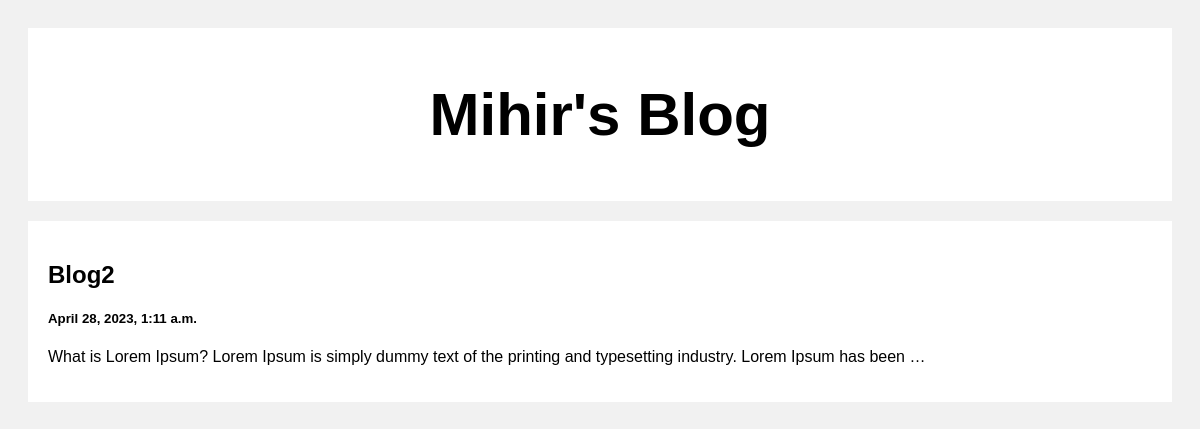
The page / on the database its author committed.
### posts/models.py (models this page shows)
class Post(models.Model):
    title = models.CharField(max_length=100)
    body = models.CharField(max_length=1000000)
    created_at = models.DateTimeField(default=datetime.now, blank=True)

### posts/views.py (the view)
# urls.py: path('',views.index, name='index'),
def index(request):
    posts = Post.objects.all()
    return render(request,'index.html',{'posts':posts})

### templates/index.html (shortened to what this page needs)
<!DOCTYPE html>
<html>
<head>
</head>
<body>
<div class="header">
  <h2>Mihir's Blog</h2>
</div>
<div class="row">
  <div class="leftcolumn">
    {% for post in posts reversed %}
    <div class="card">
      <a style="text-decoration: none; color: black;" href="/post/{{post.id}}">
        <h2>{{post.title}}</h2>
        <h5>{{post.created_at}}</h5>
        <p>{{post.body|truncatewords:20}}</p>
      </a>
    </div>
    {% endfor %}
  </div>
</div>
</body>
</html>

### templates/index.html (style rules this page uses)
* { box-sizing: border-box; }
body { font-family: Arial; padding: 20px; background: #f1f1f1; }
.header { padding: 2px; font-size: 40px; text-align: center; background: white; }
.leftcolumn { float: left; width: 100%; }
.card { background-color: white; padding: 20px; margin-top: 20px; }
.row:after { content: ""; display: table; clear: both; }

### rows shown on the page
Post: title "Blog2", created_at "April 28, 2023, 1:11 a.m.", body "What is Lorem Ipsum? Lorem Ipsum is simply dummy text of the printing and typesetting industry. Lorem Ipsum has been …"
